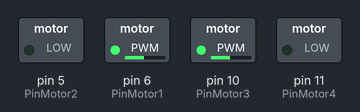
The sketch below on a simulated Arduino Uno, built with avr-gcc and run on an emulated ATmega328P. Parts: switched loads named in the sketch (green lamp = pin HIGH).

Above: at 0.1 s.
Timing chart, 0 to 1.6 s (numbered marks = the images above):
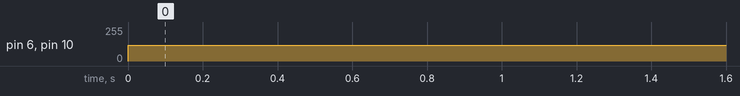

The sketch:

motor.ino
```cpp
#define PinMotor1 6
#define PinMotor2 5
#define PinMotor3 10
#define PinMotor4 11
void setup()
{
    pinMode(PinMotor1, OUTPUT);
    pinMode(PinMotor2, OUTPUT);
    pinMode(PinMotor3, OUTPUT);
    pinMode(PinMotor4, OUTPUT);
}
void loop()
{
    analogWrite(PinMotor1,120);
    analogWrite(PinMotor2,0);
    analogWrite(PinMotor3,120);
    analogWrite(PinMotor4,0);
    delay(2000);
}
```

Measured:
- by itself, pin 6 (PinMotor1), pin 10 (PinMotor3): 0/255 → 120/255 at 0.00 s
